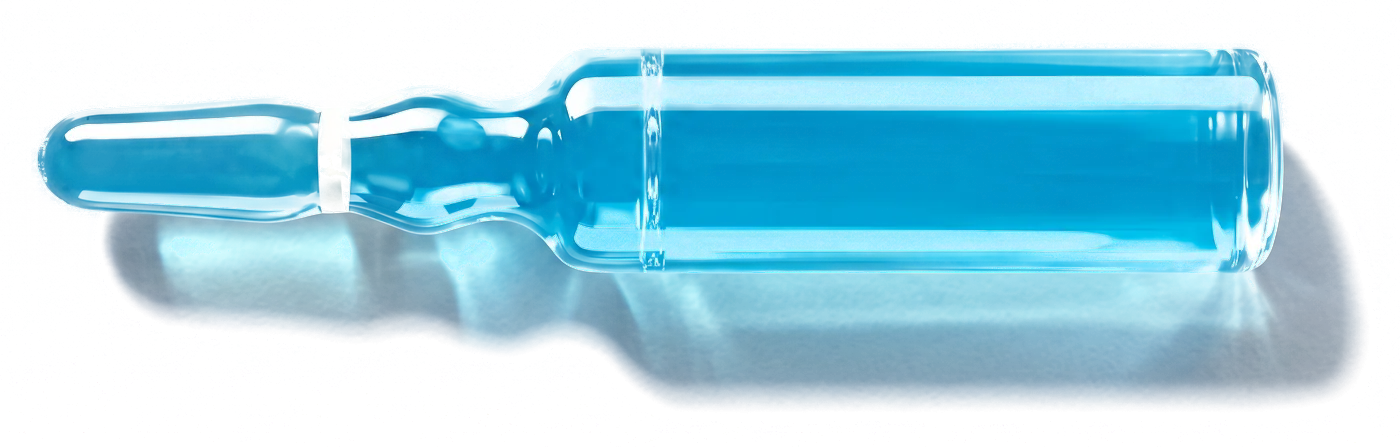
#> input picture site/assets/images/mens-health/quad-card-ampoule.webp, 1400 x 447 px
$ python -i quad-card-ampoule.py   (imports and definitions only)
#> lines starting #> are read from the running program, lines starting #| are printed output that depends on the picture
#!/usr/bin/env python3
"""
Men's Health → Quad 4 cards, card 1 ("Designed for Convenience"): the blue Quad 4
ampoule lying on the card, with its own shadow and the blue light its liquid throws.

    python3 tools/quad-card-ampoule.py <raw-render.png>

The render (Nano Banana 2.1, 2K, 2026-11-26): a top-down flat lay of our blank
blue ampoule (references: ampoule-quad4-blue.webp laid level, and the user's ISDIN
ampoule photo for the glass and light), level across the frame, tip left, on one
flat pale steel-blue paper (#D5E2EB, measured in all four corners and the edges:
it varies by under 1 level). Because the backdrop is one known colour, it can be
taken out instead of cut away (tools/unmix-glass.py's idea): every pixel becomes
the least opacity that explains it over that colour, so the shadow, the caustic
and the see-through glass all stay, and the card's own colour shows through them.

Writes, into site/assets/images/mens-health/:
  quad-card-ampoule.webp        the ampoule, its shadow and caustic, on transparency
  quad-card-ampoule-print.svg   our Quad 4 print (tools/pack-print.py → ampoule()),
                                wrapped onto this photo's glass; laid over it with
                                mix-blend-mode: screen, like the hand's print

The print is the same artwork as every other Quad 4 ampoule, at the same size
relative to the glass, anchored on the base. The glass here lies level, seen from
above: a cylinder with its axis across the frame (centre y 769, R 209 at the
render's 2752 × 1536; base end x 2530), so the upright print is turned a quarter
(its "down the axis" runs left to right, its letters stand upright) and wrapped.
"""
import importlib.util
import math
import os
import sys

import numpy as np
from PIL import Image, ImageFilter

ROOT = os.path.dirname(os.path.dirname(os.path.abspath(__file__)))
OUT = os.path.join(ROOT, "site", "assets", "images", "mens-health")

spec = importlib.util.spec_from_file_location("pack_print", os.path.join(ROOT, "tools", "pack-print.py"))
pp = importlib.util.module_from_spec(spec)
# [1 line not run here, left out]

# ---- the render
RAW_W, RAW_H = 2752, 1536
BG = np.array([213.1, 226.1, 234.9])     # the paper it was shot on
CROP = (150, 470, 2752, 1300)            # the ampoule, its shadow and caustic, with room
OUT_W = 1400                             # 2x for the card at 1920 (the ampoule ≈ 560px wide there)
NOISE = 0.03                             # paper grain: opacities under this are the paper itself

# ---- the glass, in the render's pixels
AXIS_Y, R, BASE_X = 769.0, 209.0, 2530.0
S = R / 197.0                            # ampoule-quad4.webp's R is 197


class Lying:
    """The upright cylinder maths (pack-print's Cylinder), turned a quarter: the render rotated
    clockwise is an upright ampoule (tip at the top), so draw there and turn back."""

    def __init__(self):
        # upright frame = this render turned clockwise: x_up = H - y, y_up = x
        self.cyl = pp.Cylinder(cx=RAW_H - AXIS_Y, r=R, eye=RAW_W / 2, k=0.03)
        self.r = R

    def __call__(self, pt):
        xu, yu = self.cyl(pt)
        return (yu, RAW_H - xu)


def image(raw_path):
    im = Image.open(raw_path).convert("RGB")
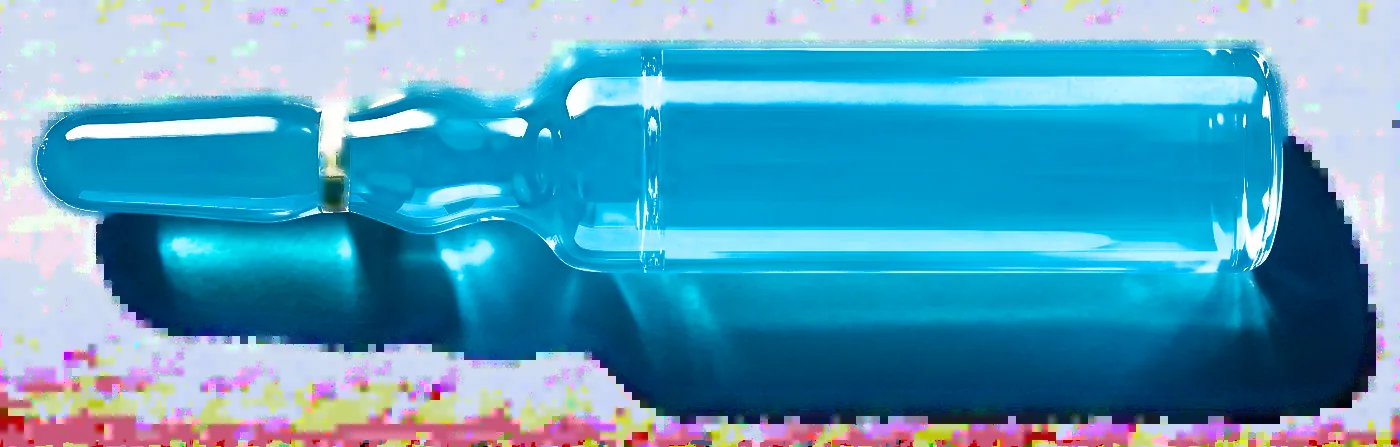
#> im: PIL image 1400x447 RGB; mean R, G, B 86.7, 159.2, 190.9
#> (the run stopped early here; a loop or call above may not have finished)

$ run again, on site/assets/images/products/ampoule-quad4.webp
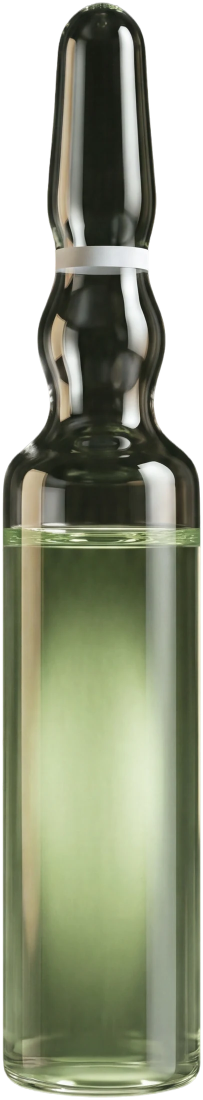
#> input picture site/assets/images/products/ampoule-quad4.webp, 406 x 2200 px (shown at 1/2 size)
#> in image, `im = Image.open(raw_path).convert("RGB")`:
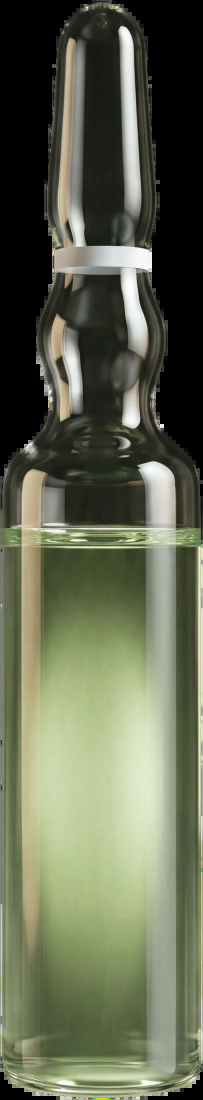
#> im: PIL image 406x2200 RGB (shown at 1/2 size); mean R, G, B 97.7, 103.4, 80.9
